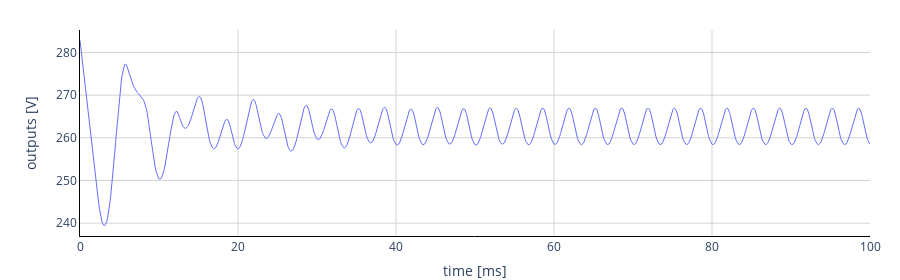

Notebook source saved alongside this figure:
### Markdown cell above
Model Rectifier

### Code cell
import fmpy
from fmpy import *


filename = 'Rectifier.fmu'

start_values = {
    # variable                          start   unit      description
    'minsamplestep': (2.50000000000000000e-02, 's'),    # Minimum time step between samples in binary data file
    'binfilename':                 'DISABLED',          # Name of binary data file
}

output = [
    'outputs',  # Rectifier1.Capacitor1.v
]

result = simulate_fmu(filename, start_values=start_values, output=output, stop_time=0.1)

plot_result(result)

### Figure 1 — Plotly figure (JSON) as saved in the notebook; plotly's stock layout.template omitted (floating-point values rounded to 4 significant figures; data arrays with more than 128 entries replaced by an {"elided": "..."} marker saying what was removed)
{"data": [{"line": {"color": "#636efa", "width": 1}, "marker": {"color": "#636efa", "size": 5}, "name": "outputs", "type": "scatter", "x": {"elided": "978 float values"}, "xaxis": "x", "y": {"elided": "978 float values"}, "yaxis": "y"}], "layout": {"height": 280, "margin": {"b": 0, "r": 30, "t": 30}, "plot_bgcolor": "rgba(0,0,0,0)", "showlegend": false, "xaxis": {"anchor": "y", "domain": [0, 1], "gridcolor": "LightGrey", "gridwidth": 1, "linecolor": "black", "range": [0, 100], "showgrid": true, "showline": true, "ticklen": 0, "title": {"text": "time [ms]"}, "zerolinecolor": "LightGrey", "zerolinewidth": 1}, "yaxis": {"anchor": "x", "domain": [0, 1], "gridcolor": "LightGrey", "gridwidth": 1, "linecolor": "black", "showgrid": true, "showline": true, "ticklen": 0, "title": {"text": "outputs [V]"}, "zerolinecolor": "LightGrey", "zerolinewidth": 1}}}
